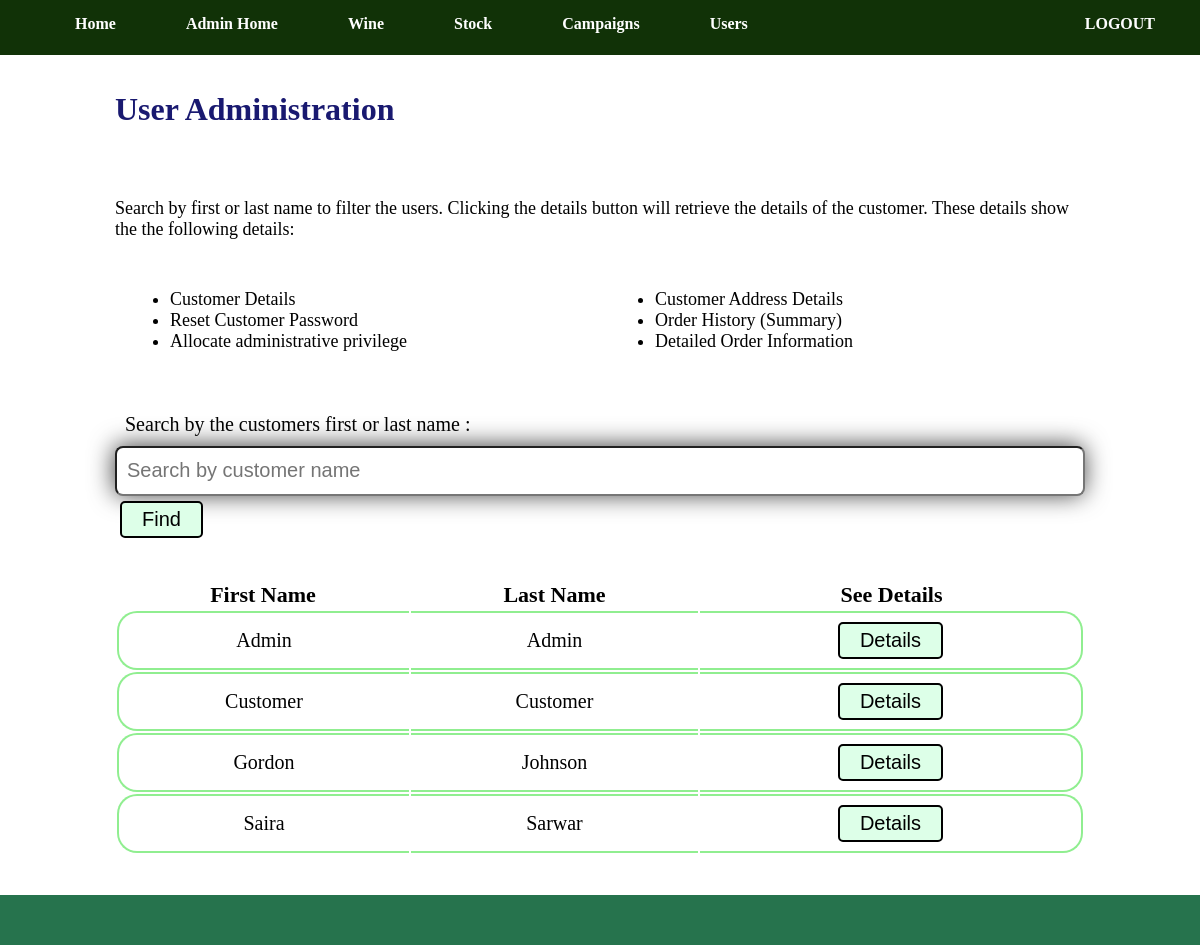
Screenshot of /admin/aUser.php (signed in) with the database file from the repository.
### tables this page shows
CREATE TABLE IF NOT EXISTS `customer` (
  `customer_id` int(11) NOT NULL,
  `first_name` varchar(100) NOT NULL,
  `last_name` varchar(100) NOT NULL,
  `phone_number` varchar(15) DEFAULT NULL,
  `email_address` varchar(255) NOT NULL,
  `password` varchar(255) NOT NULL,
  `access` int(11) NOT NULL DEFAULT '0',
  `address_id_fk` int(11) NOT NULL
);

### admin/Database/db_access.php (called while the page is built, shortened)
<?php
class DbConnection {
    private $db_host = "localhost";
    private $db_user = "wine_user";
    private $db_name = "wine_app";
    private $db_pass = "paulNeve";
    protected $dbConn;
    public function __construct() {
        try {
            $this->dbConn = new PDO("mysql:host=$this->db_host;dbname=$this->db_name", $this->db_user, $this->db_pass);
            $this->dbConn->setAttribute(PDO::ATTR_ERRMODE, PDO::ERRMODE_EXCEPTION);
        } catch(PDOException $ex) {
            echo 'CONNECTION ERROR: ' . $ex->getMessage();
        }
    }
    public function getPdo() {
        return $this->dbConn;
    }
}
require_once ("../Database/db_Read.php");
$readObject = new ReadObject();
?>

### Database/db_Read.php (called while the page is built, shortened)
<?php
    class Read extends DbConnection {
        protected $pdo;
        public function __construct() {
            $this->pdo = $this->getPdo();
        }
        public function readQC($_q, $_c) {
            $statement = $this->pdo->prepare($_q);
            $statement->execute();
            $result = $statement->fetchAll(PDO::FETCH_CLASS, $_c);
            return $result;
        }
    }
    class ReadObject extends Read {
        function getAllUsers() {
            $q = "SELECT * FROM customer ORDER BY last_name ASC";
            $c = 'Customer';
            return $this->readQC($q, $c);
        }
    }
?>

### admin/Controllers/aUser_controller.php (called while the page is built, shortened)
<?php
require_once("Database/db_access.php");
require_once ("../Model/m_customer.php");
if (isset($_GET["aCode"])) {
    if ($_GET['aCode'] == "search") {
        $name = "%" . $_GET['customer_name'] . "%";
        $customers = [];
        $customers = $readObject->getCustomerByName($name);
    } elseif ($_GET['aCode'] == 'order_details') {
        $order_lines = [];
        $order_lines = $readObject->getOrderLinesByOrderId($_GET['id']);
    }
} else {
    $customers = $readObject->getAllUsers();
}
?>

### Model/m_customer.php (called while the page is built, shortened)
<?php
    class Customer implements JsonSerializable {
        public function __get($name) {
            return $this->$name;
        }
    }
?>

### admin/aUser.php (the view, shortened to what this page needs)
<?php require_once ('Includes/header.php'); ?>
<?php require_once ('Controllers/aUser_controller.php'); ?>
    <div class="row">
        <div class="col-offset-lg-2 col-lg-8 col-offset-md-1 col-md-10 col-sm-12">
            <h1>User Administration</h1>
        </div>
    </div>
    <?php if (isset($_POST['aCode']) && $_POST['aCode'] == 'details'): ?>
    <div class="row">
        <div class="col-offset-lg-2 col-lg-8 col-offset-md-1 col-md-10 col-sm-12 formContent">
            <h2>Customer Details</h2>
            <div class="tableData firstCol">
                <table>
                    <tr>
                        <td>First Name : </td>
                        <td><?= $customer[0]->first_name ?></td>
                    </tr>
                    <tr>
                        <td>Last Name : </td>
                        <td><?= $customer[0]->last_name ?></td>
                    </tr>
                    <tr>
                        <td>Phone Number : </td>
                        <td><?= $customer[0]->phone_number ?></td>
                    </tr>
                    <tr>
                        <td>Email Address : </td>
                        <td><?= $customer[0]->email_address ?></td>
                    </tr>
                    <tr>
                        <td>Reset Password : </td>
                        <td>
                            <form method="post" action="aUser.php">
                                <input type="hidden" name="aCode" value="email_reset">
                                <input type="hidden" name="id" value="<?= $customer[0]->customer_id ?>">
                                <input type="hidden" name="name" value="<?= $customer[0]->first_name ?> <?= $customer[0]->last_name ?>">
                                <input type="hidden" name="email" value="<?= $customer[0]->email_address ?>">
                                <input type="submit" value="Reset Password">
                            </form>
                        </td>
                    </tr>
                    <tr>
                        <td>Administrator : </td>
                        <td>
                            <form method="post" action="aUser.php">
                                <input type="checkbox" name="admin" <?= ($customer[0]->access == 111078) ? "checked" : "" ?>>
                                <input type="hidden" name="aCode" value="set_admin">
                                <input type="hidden" name="id" value="<?= $customer[0]->customer_id ?>">
                                <input type="submit" value="Make Admin" <?= ($customer[0]->customer_id == $_SESSION['Customer']) ? 'disabled' : '' ?>>
                            </form>
                        </td>
                    </tr>
                </table>
            </div>
            <div class="buffer"></div>
            <h2>Customer Address</h2>
            <div class="tableData firstCol">
                <table>
                    <tr>
                        <td>Door Number : </td>
                        <td><?= $address[0]->door_number_name ?></td>
                    </tr>
                    <tr>
                        <td>Street Name : </td>
                        <td><?= $address[0]->street_name ?></td>
                    </tr>
                    <tr>
                        <td>City : </td>
                        <td><?= $address[0]->city ?></td>
                    </tr>
                    <tr>
                        <td>County : </td>
                        <td><?= $address[0]->county ?></td>
                    </tr>
                    <tr>
                        <td>Post Code : </td>
                        <td><?= $address[0]->post_code ?></td>
                    </tr>
                </table>
            </div>
            <div class="buffer"></div>
            <h2>Customer Orders</h2>
            <div class="tableData firstCol">
                <table>
                    <tr>
                        <th>Order Number</th>
                        <th>Order Date</th>
                        <th>Total Value</th>
                        <th>View Details</th>
                    </tr>
                    <?php foreach ($orders as $order): ?>
                    <tr>
                        <td><?= $order->customer_order_id ?></td>
                        <td><?= $order->order_date ?></td>
                        <td><?= $order->total_value ?></td>
                        <td>
                            <form method="get" action="aUser.php">
                                <input type="hidden" name="aCode" value="order_details">
                                <input type="hidden" name="id" value="<?= $order->customer_order_id ?>">
                                <input type="submit" value="View Order">
                            </form>
                        </td>
                    </tr>
                    <?php endforeach; ?>
                </table>
            </div>
        </div>
    </div>
    <?php else: ?>
    <div class="row">
        <div class="col-offset-lg-2 col-lg-8 col-offset-md-1 col-md-10 col-sm-12">
            <p>Search by first or last name to filter the users. Clicking the details button will retrieve the details
                of the customer. These details show the the following details: </p>
            <div class="col-lg-6 col-md-6 col-sm-12 listItems">
                <ul>
                    <li>Customer Details</li>
                    <li>Reset Customer Password</li>
                    <li>Allocate administrative privilege</li>
                </ul>
            </div>
            <div class="col-lg-6 col-md-6 col-sm-12 listItems">
                <ul>
                    <li>Customer Address Details</li>
                    <li>Order History (Summary)</li>
                    <li>Detailed Order Information</li>
                </ul>
            </div>
        </div>
    </div>
    <div class="row">
        <div class="col-offset-lg-2 col-lg-8 col-offset-md-1 col-md-10 col-sm-12 formContent">
            <form method="get" action="aUser.php">
            <div class="row">
                <label for="customer_name">Search by the customers first or last name : </label>
            </div>
            <div class="row">
                <input type="text" name="customer_name" placeholder="Search by customer name" >
                <input type="submit" value="Find"/>
            </div>
            </form>
            <br><br>
            <div class="tableData">
                <table>
                    <tr>
                        <th>First Name</th>
                        <th>Last Name</th>
                        <th>See Details</th>
                    </tr>
                <?php foreach ($customers as $user): ?>
                    <tr>
                        <td><?= $user->first_name ?></td>
                        <td><?= $user->last_name ?></td>
                        <td>
                            <form method="post" action="aUser.php">
                                <input type="submit" value="Details">
                            </form>
                        </td>
                    </tr>
                <?php endforeach; ?>
                </table>
            </div>
        </div>
    </div>
    <?php endif;?>
<?php require_once ('Includes/footer.php'); ?>

### Style/main.css (style rules this page uses)
* { box-sizing: border-box; }
body { width: 100%; height: 100%; margin: 0px; padding: 0px; }
h1 { color: midnightblue; text-align: left; font-weight: bold; font-size: 32px; }
p, li, a, span { font-size: 18px; list-style: none; }

### Style/responsive.css (style rules this page uses)
.row::after { content: ""; clear: both; display: table; }
[class*="col-"] { float: left; padding: 15px; }
@media only screen and (min-width: 0) { [class*="col-"] { width: 100%; } }
@media only screen and (min-width: 640px) { .col-sm-12 { width: 100%; } }
@media only screen and (min-width: 960px) { .col-md-6 { width: 50%; } }
@media only screen and (min-width: 960px) { .col-md-10 { width: 83.3333333333%; } }
@media only screen and (min-width: 960px) { .col-offset-md-1 { margin-left:8.3333333333% } }

### danger.css (style rules this page uses)
.listItems { padding-left: 15px; }
.listItems li { list-style: disc; }
label { font-size: 20px; margin: 10px; }
.formContent input[type=text], .formContent input[type=date], .formContent input[type=number], .formContent input[type=email], .formContent input[type=password], .formContent textarea, .formContent select { width: 100%; height:50px; margin-top: 10px; font-size: 20px; padding-left: 10px; padding-right: 10px; -webkit-box-shadow: -1px -1px 24px 0px rgba(66,66,66,1); -moz-box-shadow: -1px -1px 24px 0px rgba(66,66,66,1); box-shadow: -1px -1px 24px 0px rgba(66,66,66,1); border-radius: 8px; }
.formContent input[type=submit], .formContent input[type=file], .formContent button { float: none; margin: 5px; font-size: 20px; padding: 5px 20px; background-color: #ddffe8; border: 2px solid black; border-radius: 5px; }
.tableData table { margin-left: auto; margin-right: auto; width: 100%; text-align: center; }
.tableData th { font-size: 22px; font-weight: bolder; }
.tableData td { padding: 4px 20px; width: auto; border-top: 2px solid lightgreen; border-bottom: 2px solid lightgreen; margin: 10px 0px; font-size: 20px; }
.tableData td:first-child { border-left: 2px solid lightgreen; border-top-left-radius: 20px; border-bottom-left-radius: 20px; }
.tableData td:last-child { border-right: 2px solid lightgreen; border-top-right-radius: 20px; border-bottom-right-radius: 20px; }
.tableData input[type=submit] { float: none; }

### rows the page displays
customer: first_name "Admin", last_name "Admin"
customer: first_name "Customer", last_name "Customer"
customer: first_name "Gordon", last_name "Johnson"
customer: first_name "Saira", last_name "Sarwar"
